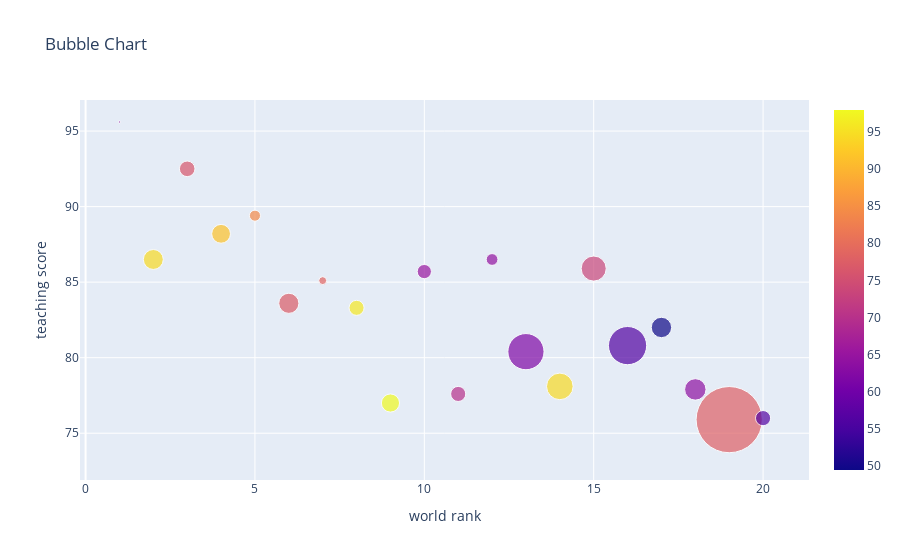

Notebook code cell kept with this figure:
### Markdown cell above
# Bubble Charts Example: University world rank (first 20) vs teaching score with number of students(size) and international score (color) in 2011

### Code cell
df2016= df[df.year==2016].iloc[:20,:]
num_students_size=[float(each.replace(',','.')) for each in df2016.num_students]
international_color=[float(each) for each in df2016.international]
trace6= go.Scatter(
    x= df2016.world_rank,
    y=df2016.teaching,
    mode="markers",
    marker={
        'size':num_students_size,
        'color': international_color,
        'showscale':True
    },
    text= df2016.university_name
)
data=[trace6]
layout=dict(title="Bubble Chart",xaxis=dict(title="world rank"),yaxis=dict(title="teaching score"))
fig=dict(data=data,layout=layout)
iplot(fig)

### Figure 1 — Plotly figure (JSON) as saved in the notebook; plotly's stock layout.template omitted (floating-point values rounded to 4 significant figures)
{"data": [{"marker": {"color": [64, 94.4, 76.3, 91.5, 84, 77.2, 78.5, 96, 97.9, 65, 70, 64.3, 61.9, 94.4, 73.5, 56.4, 49.5, 63.9, 77.8, 56.5], "showscale": true, "size": [2.243, 19.92, 15.6, 18.81, 11.07, 20.15, 7.929, 15.06, 18.18, 14.22, 15.13, 11.75, 36.19, 26.61, 25.05, 38.21, 20.38, 21.42, 66.2, 15.17]}, "mode": "markers", "text": ["California Institute of Technology", "University of Oxford", "Stanford University", "University of Cambridge", "Massachusetts Institute of Technology", "Harvard University", "Princeton University", "Imperial College London", "ETH Zurich – Swiss Federal Institute of Technology Zurich", "University of Chicago", "Johns Hopkins University", "Yale University", "University of California, Berkeley", "University College London", "Columbia University", "University of California, Los Angeles", "University of Pennsylvania", "Cornell University", "University of Toronto", "Duke University"], "type": "scatter", "x": ["1", "2", "3", "4", "5", "6", "7", "8", "9", "10", "11", "12", "13", "14", "15", "16", "17", "18", "19", "20"], "y": [95.6, 86.5, 92.5, 88.2, 89.4, 83.6, 85.1, 83.3, 77, 85.7, 77.6, 86.5, 80.4, 78.1, 85.9, 80.8, 82, 77.9, 75.9, 76]}], "layout": {"title": {"text": "Bubble Chart"}, "xaxis": {"title": {"text": "world rank"}}, "yaxis": {"title": {"text": "teaching score"}}}}
